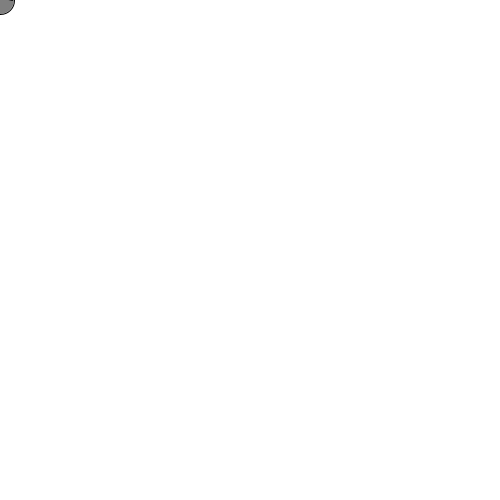
Frame 1 (no input)
Frame 60 (the mouse pressed at the canvas centre just before this capture): identical to frame 1, image omitted
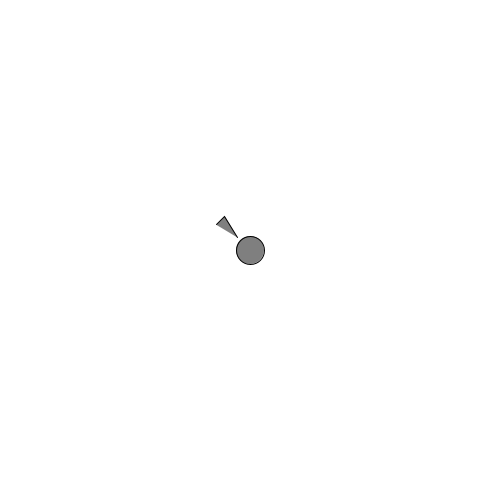
Frame 120 (the mouse held since frame 60 and released just before this capture)

The Processing sketch that drew these frames (run headless with seeded random() and noise(); from frame 60 on, the mouse is pressed at the canvas centre):

// Processing sketch: sketch_planes
// ── sketch_planes.pde
class Vehicle {
  float x;
  float y;
  PVector position = new PVector(0, 0);
  PVector velocity = new PVector(0, 0);
  PVector acceleration = new PVector(0, 0);
  float r = 6.0;
  float maxspeed = 8;
  float maxforce = 0.2;

  Vehicle(float x, float y) {
    this.x = x;
    this.y = y;
  }

  void update() {
    velocity = velocity.add(acceleration);
    velocity.limit(maxspeed);
    position.add(velocity);
    acceleration.mult(0);
  }

  void applyForce(PVector force) {
    acceleration.add(force);
  }

  void seek(PVector target) {
    PVector desired = target.sub(position);
    desired.setMag(maxspeed);
    PVector steer = desired.sub(desired, velocity);
    steer.limit(maxforce);
    this.applyForce(steer);
  }

  void show() {
    float angle = velocity.heading();
    fill(127);
    stroke(0);
    pushMatrix();
    translate(position.x, position.y);
    rotate(angle);
    beginShape();
    vertex(r * 2, 0);
    vertex(r * -2, -1 * r);
    vertex(r * -2, r);
    endShape();
    popMatrix();
  }
}

Vehicle vehicle;
void setup() {
  size(500, 500);
  vehicle = new Vehicle(width/2, height/2);
}


void draw() {
  background(255);
  PVector mouse = new PVector(mouseX, mouseY);
  fill(127);
  stroke(0);
  circle(mouse.x, mouse.y, 28);
  
  vehicle.seek(mouse);
  vehicle.update();
  vehicle.show();
  
}
